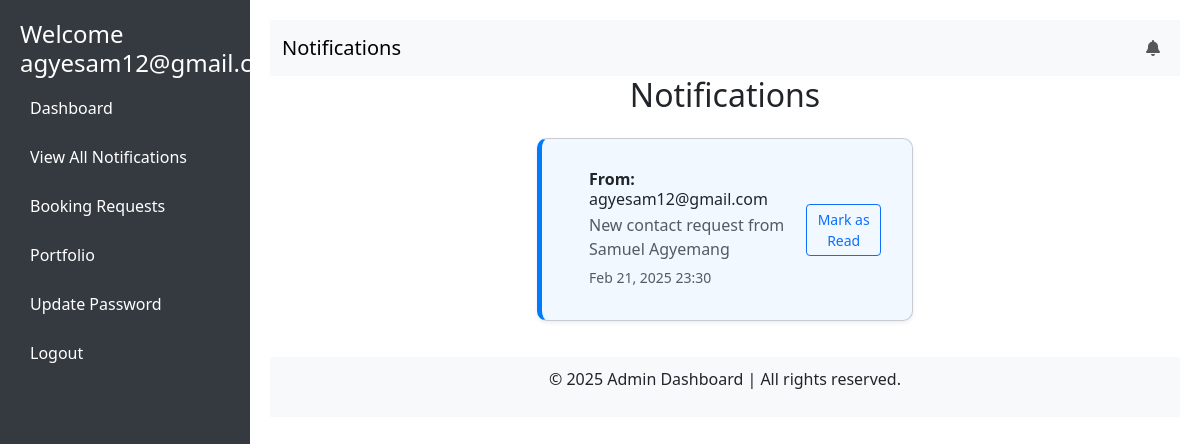
Page /DisplayNotifications/ (signed in) on the earlier database version.
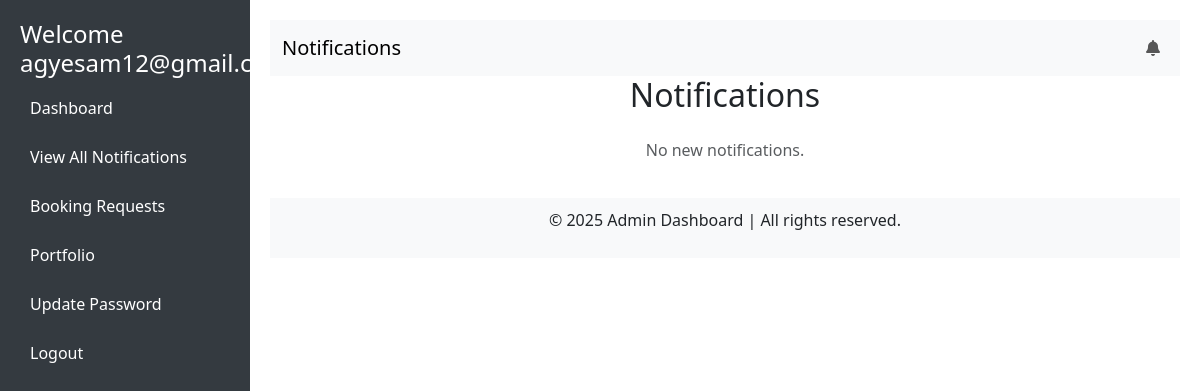
Same page on the later database version.
### paint/models.py (models this page shows, shortened)
class Notification(models.Model):
    notification_id = IntegerIDField(unique=True, editable=False, primary_key=True)
    user = models.ForeignKey(User, on_delete=models.CASCADE, related_name='notifications')
    message = models.TextField()
    created_at = models.DateTimeField(auto_now_add=True)
    is_read = models.BooleanField(default=False)

class User(AbstractUser):
    user_id = IntegerIDField(unique=True, editable=False, primary_key=True)
    full_name = models.CharField(max_length=60, null=True, blank=True)
    photo = ResizedImageField(size=[500, 500], default='media/user.jpg', upload_to='users/')
    phone_number = models.CharField(max_length=20, blank=False, null=True)
    address = models.CharField(max_length=255, blank=False, null=True)
    email = models.EmailField(blank=False, unique=True, null=True)
    is_user = models.BooleanField(default=False)
    is_worker = models.BooleanField(default=False)
    is_admin = models.BooleanField(default=False)
    is_verified = models.BooleanField(default=False)
    bio = CKEditor5Field(config_name='extends', max_length=200, blank=True, default="Hi there,...")
    otp = models.CharField(max_length=4, blank=True, null=True)
    USERNAME_FIELD = 'email'
    REQUIRED_FIELDS = ['username']
    def __str__(self):
        return self.email

### paint/views.py (the view)
# urls.py: path('DisplayNotifications/', DisplayNotifications.as_view(), name='DisplayNotifications'),
class DisplayNotifications(LoginRequiredMixin, ListView):
    model = Notification
    template_name = 'notifications.html'
    context_object_name = 'notifications'
    def get_context_data(self, **kwargs):
        context = super().get_context_data(**kwargs)
        context['page_name'] = 'notifications'
        context['list_name'] = 'notifications'
        return context
    def get_queryset(self):
        return Notification.objects.filter(user=self.request.user,created_at__lt=timezone.now(),is_read=False).order_by('created_at')

### paint/templates/notifications.html (shortened to what this page needs)
<!DOCTYPE html>
<html lang="en">
<head>
    <link href="https://cdn.jsdelivr.net/npm/bootstrap@5.3.0/dist/css/bootstrap.min.css" rel="stylesheet">
    <link rel="stylesheet" href="https://cdnjs.cloudflare.com/ajax/libs/font-awesome/6.4.2/css/all.min.css">
</head>
<body>
    <div class="sidebar">
        <h4>Welcome {{ request.user.email }}</h4>
        <a href="{% url 'admin_dashboard' %}">Dashboard</a>
        <a href="{% url 'display_notifications' %}">View All Notifications</a>
        <a href="{% url 'booking_requests' %}">Booking Requests</a>
        <a href="{% url 'portfolio_lists' %}">Portfolio</a>
        <a href="{% url 'update_password' %}">Update Password</a>
        <a href="{% url 'signout' %}">Logout</a>
    </div>
    <div class="content">
        <nav class="navbar navbar-expand-lg navbar-light bg-light">
            <div class="container-fluid">
                <a class="navbar-brand" href="#">Notifications</a>
                <div class="collapse navbar-collapse" id="navbarNav">
                    <ul class="navbar-nav ms-auto">
                        <li class="nav-item">
                            <a class="nav-link position-relative notification-icon" href="{% url 'DisplayNotifications' %}">
                                <i class="fas fa-bell"></i>
                            </a>
                        </li>
                    </ul>
                </div>
            </div>
        </nav>
        <div class="container notifications-container">
            <h2 class="text-center notifications-title mb-4">Notifications</h2>
            <div class="row justify-content-center">
                <div class="col-lg-6 col-md-8">
                    {% for notification in notifications %}
                    <div class="notification-card card mb-3 shadow-sm {% if not notification.is_read %}unread{% else %}read{% endif %}">
                        <div class="card-body d-flex align-items-center">
                            <div class="flex-grow-1 ms-3">
                                <h6 class="mb-1"><strong>From:</strong> {{ notification.user }}</h6>
                                <p class="mb-1 text-muted">{{ notification.message }}</p>
                                <small class="text-muted">{{ notification.created_at|date:"M d, Y H:i" }}</small>
                            </div>
                            {% if not notification.is_read %}
                            <button class="btn btn-sm btn-outline-primary mark-read" data-id="{{ notification.notification_id }}">
                                Mark as Read
                            </button>
                            {% endif %}
                        </div>
                    </div>
                    {% empty %}
                    <p class="text-center text-muted">No new notifications.</p>
                    {% endfor %}
                </div>
            </div>
        </div>
        <footer>
            <p>&copy; 2025 Admin Dashboard | All rights reserved.</p>
        </footer>
    </div>
</body>
</html>

Differences in the rows shown:
no longer on this page (row edited): Notification: user "agyesam12@gmail.com", message "New contact request from Samuel Agyemang", created_at "Feb 21, 2025 23:30"
Other differences:
text now shown: "No new notifications."
